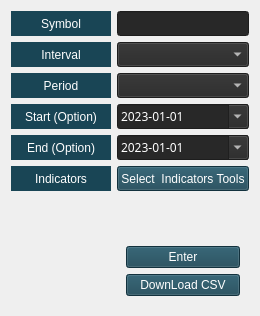
            <widget class="QWidget" name="techanalysis_page">
             <layout class="QVBoxLayout" name="verticalLayout_15">
              <item>
               <layout class="QFormLayout" name="formLayout_5">
                <property name="sizeConstraint">
                 <enum>QLayout::SetDefaultConstraint</enum>
                </property>
                <property name="fieldGrowthPolicy">
                 <enum>QFormLayout::AllNonFixedFieldsGrow</enum>
                </property>
                <property name="rowWrapPolicy">
                 <enum>QFormLayout::DontWrapRows</enum>
                </property>
                <property name="labelAlignment">
                 <set>Qt::AlignLeading|Qt::AlignLeft|Qt::AlignVCenter</set>
                </property>
                <property name="formAlignment">
                 <set>Qt::AlignJustify|Qt::AlignTop</set>
                </property>
                <property name="horizontalSpacing">
                 <number>6</number>
                </property>
                <item row="0" column="0">
                 <widget class="QLabel" name="label_33">
                  <property name="minimumSize">
                   <size>
                    <width>100</width>
                    <height>25</height>
                   </size>
                  </property>
                  <property name="maximumSize">
                   <size>
                    <width>100</width>
                    <height>25</height>
                   </size>
                  </property>
                  <property name="cursor">
                   <cursorShape>ArrowCursor</cursorShape>
                  </property>
                  <property name="styleSheet">
                   <string notr="true">color: rgb(255, 255, 255);
background-color: rgb(25, 69, 85);</string>
                  </property>
                  <property name="text">
                   <string>Symbol</string>
                  </property>
                  <property name="alignment">
                   <set>Qt::AlignCenter</set>
                  </property>
                 </widget>
                </item>
                <item row="0" column="1">
                 <widget class="QLineEdit" name="techanalysissymbol_edit">
                  <property name="minimumSize">
                   <size>
                    <width>0</width>
                    <height>25</height>
                   </size>
                  </property>
                  <property name="maximumSize">
                   <size>
                    <width>16777215</width>
                    <height>25</height>
                   </size>
                  </property>
                  <property name="styleSheet">
                   <string notr="true">background-color: rgb(40, 40, 40);
color: rgb(255, 255, 255);</string>
                  </property>
                  <property name="readOnly">
                   <bool>true</bool>
                  </property>
                 </widget>
                </item>
                <item row="1" column="0">
                 <widget class="QLabel" name="label_38">
                  <property name="minimumSize">
                   <size>
                    <width>100</width>
                    <height>25</height>
                   </size>
                  </property>
                  <property name="styleSheet">
                   <string notr="true">color: rgb(255, 255, 255);
background-color: rgb(25, 69, 85);</string>
                  </property>
                  <property name="text">
                   <string>Interval</string>
                  </property>
                  <property name="alignment">
                   <set>Qt::AlignCenter</set>
                  </property>
                 </widget>
                </item>
                <item row="1" column="1">
                 <widget class="QComboBox" name="techInterval_combo">
                  <property name="font">
                   <font>
                    <family>Microsoft YaHei</family>
                   </font>
                  </property>
                  <property name="styleSheet">
                   <string notr="true">background-color: rgb(40, 40, 40);
color: rgb(255, 255, 255);</string>
                  </property>
                 </widget>
                </item>
                <item row="2" column="0">
                 <widget class="QLabel" name="label_31">
                  <property name="minimumSize">
                   <size>
                    <width>100</width>
                    <height>25</height>
                   </size>
                  </property>
                  <property name="styleSheet">
                   <string notr="true">color: rgb(255, 255, 255);
background-color: rgb(25, 69, 85);</string>
                  </property>
                  <property name="text">
                   <string>Period</string>
                  </property>
                  <property name="alignment">
                   <set>Qt::AlignCenter</set>
                  </property>
                 </widget>
                </item>
                <item row="2" column="1">
                 <widget class="QComboBox" name="techPeriod_combo">
                  <property name="font">
                   <font>
                    <family>Microsoft YaHei</family>
                   </font>
                  </property>
                  <property name="styleSheet">
                   <string notr="true">background-color: rgb(40, 40, 40);
color: rgb(255, 255, 255);</string>
                  </property>
                 </widget>
                </item>
                <item row="3" column="0">
                 <widget class="QLabel" name="label_36">
                  <property name="minimumSize">
                   <size>
                    <width>100</width>
                    <height>20</height>
                   </size>
                  </property>
                  <property name="styleSheet">
                   <string notr="true">color: rgb(255, 255, 255);
background-color: rgb(25, 69, 85);</string>
                  </property>
                  <property name="text">
                   <string>Start (Option)</string>
                  </property>
                  <property name="alignment">
                   <set>Qt::AlignCenter</set>
                  </property>
                 </widget>
                </item>
                <item row="3" column="1">
                 <widget class="QDateEdit" name="techstart_dateEdit">
                  <property name="font">
                   <font>
                    <family>Microsoft YaHei</family>
                   </font>
                  </property>
                  <property name="styleSheet">
                   <string notr="true">background-color: rgb(40, 40, 40);
color: rgb(255, 255, 255);</string>
                  </property>
                  <property name="displayFormat">
                   <string>yyyy-MM-dd</string>
                  </property>
                  <property name="calendarPopup">
                   <bool>true</bool>
                  </property>
                  <property name="date">
                   <date>
                    <year>2023</year>
                    <month>1</month>
                    <day>1</day>
                   </date>
                  </property>
                 </widget>
                </item>
                <item row="4" column="0">
                 <widget class="QLabel" name="label_37">
                  <property name="minimumSize">
                   <size>
                    <width>100</width>
                    <height>20</height>
                   </size>
                  </property>
                  <property name="styleSheet">
                   <string notr="true">color: rgb(255, 255, 255);
background-color: rgb(25, 69, 85);</string>
                  </property>
                  <property name="text">
                   <string>End (Option)</string>
                  </property>
                  <property name="alignment">
                   <set>Qt::AlignCenter</set>
                  </property>
                 </widget>
                </item>
                <item row="4" column="1">
                 <widget class="QDateEdit" name="techend_dateEdit">
                  <property name="font">
                   <font>
                    <family>Microsoft YaHei</family>
                   </font>
                  </property>
                  <property name="styleSheet">
                   <string notr="true">background-color: rgb(40, 40, 40);
color: rgb(255, 255, 255);</string>
                  </property>
                  <property name="displayFormat">
                   <string>yyyy-MM-dd</string>
                  </property>
                  <property name="calendarPopup">
                   <bool>true</bool>
                  </property>
                  <property name="date">
                   <date>
                    <year>2023</year>
                    <month>1</month>
                    <day>1</day>
                   </date>
                  </property>
                 </widget>
                </item>
                <item row="5" column="0">
                 <widget class="QLabel" name="label_35">
                  <property name="minimumSize">
                   <size>
                    <width>100</width>
                    <height>25</height>
                   </size>
                  </property>
                  <property name="maximumSize">
                   <size>
                    <width>100</width>
                    <height>25</height>
                   </size>
                  </property>
                  <property name="cursor">
                   <cursorShape>ArrowCursor</cursorShape>
                  </property>
                  <property name="styleSheet">
                   <string notr="true">color: rgb(255, 255, 255);
background-color: rgb(25, 69, 85);</string>
                  </property>
                  <property name="text">
                   <string>Indicators</string>
                  </property>
                  <property name="alignment">
                   <set>Qt::AlignCenter</set>
                  </property>
                 </widget>
                </item>
                <item row="5" column="1">
                 <widget class="QPushButton" name="techanalysis_tools_btn">
                  <property name="minimumSize">
                   <size>
                    <width>0</width>
                    <height>25</height>
                   </size>
                  </property>
                  <property name="styleSheet">
                   <string notr="true">color: rgb(255, 255, 255);
background-color: rgb(25, 69, 85);</string>
                  </property>
                  <property name="text">
                   <string>Select  Indicators Tools</string>
                  </property>
                 </widget>
                </item>
                <item row="6" column="1">
                 <widget class="QWidget" name="chartwidget" native="true">
                  <property name="minimumSize">
                   <size>
                    <width>0</width>
                    <height>0</height>
                   </size>
                  </property>
                  <layout class="QVBoxLayout" name="verticalLayout_4">
                   <item>
                    <layout class="QVBoxLayout" name="CanvasLayout"/>
                   </item>
                   <item>
                    <spacer name="verticalSpacer_3">
                     <property name="orientation">
                      <enum>Qt::Vertical</enum>
                     </property>
                     <property name="sizeHint" stdset="0">
                      <size>
                       <width>20</width>
                       <height>40</height>
                      </size>
                     </property>
                    </spacer>
                   </item>
                   <item>
                    <layout class="QHBoxLayout" name="horizontalLayout_4"/>
                   </item>
                   <item>
                    <widget class="QPushButton" name="Techenter_btn">
                     <property name="styleSheet">
                      <string notr="true">color: rgb(255, 255, 255);
background-color: rgb(25, 69, 85);</string>
                     </property>
                     <property name="text">
                      <string>Enter</string>
                     </property>
                    </widget>
                   </item>
                   <item>
                    <widget class="QPushButton" name="DownLoad_btn">
                     <property name="styleSheet">
                      <string notr="true">color: rgb(255, 255, 255);
background-color: rgb(25, 69, 85);</string>
                     </property>
                     <property name="text">
                      <string>DownLoad CSV</string>
                     </property>
                    </widget>
                   </item>
                  </layout>
                 </widget>
                </item>
               </layout>
              </item>
             </layout>
            </widget>
